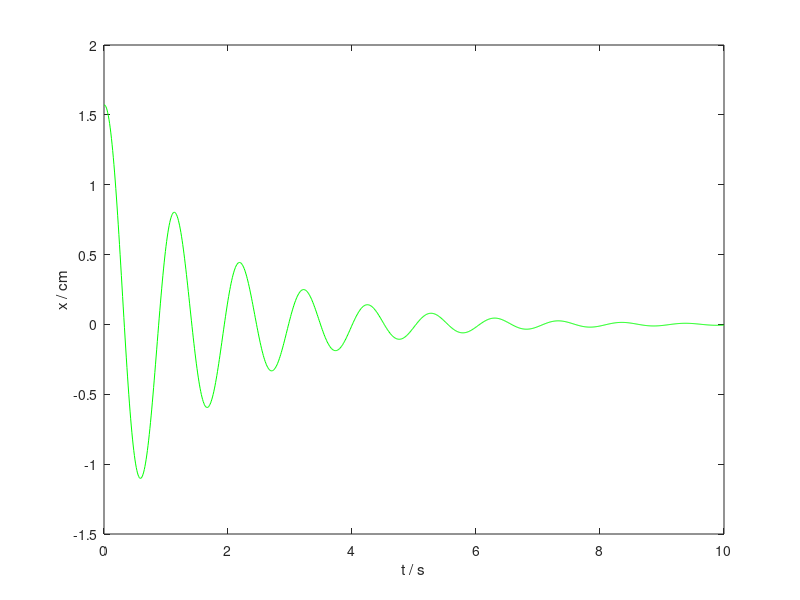

Here is the MATLAB script that generated this plot:

% Pendul gravitational cu amplitudine mare cu frecare

function pendul
    %-------------------Datele initiale-------------------------
    g = 9.81; % acceleratia gravitationala
    r = 1.1; % rezistenta aerului
    l = 1.6; % lungimea firului
    m = 1; % masa corpului
    omega = g/l; % pulsatie proprie
    tau = m/r; % timp de relaxare
    x0 = pi/2; % unghiul initial
    %---------------Discretizarea variabilei timp---------------
    Ts = 1;
    n1 = 10; % reprezentarea grafica a n1 Ts
    n2 = 100; % numarul de intervale in care este discretizata Ts
    N  = n1*n2 + 1; % numarul de momente de timp ale discretizarii
    Delta_t = Ts/n2; % pasul de timp al discretizarii
    t  = linspace(0, n1*Ts, N);
    %------------------Traiectoria pendulului-------------------
    plot(t, traiectorie( N, x0, Delta_t, tau, omega ), 'g');
    ylabel('x / cm')
    xlabel('t / s')
end

function x = traiectorie( N, x0, Delta_t, tau, omega )
    x = zeros(1, N);
    x(1) = x0;
    x(2) = x(1);
    for i = 2: N-1
        x(i+1) = 2*x(i) - x(i-1) - Delta_t/tau*(x(i) - x(i-1)) - (Delta_t*omega)^2*sin(x(i));
    end
end

